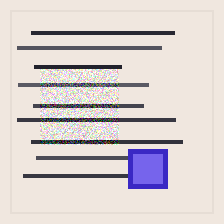
#> input picture data/samples/forged/sample_00.png, 224 x 224 px
$ python -i pipeline.py   (imports and definitions only)
#> lines starting #> are read from the running program, lines starting #| are printed output that depends on the picture; after the words box and inside, x2 and y2 are one past the last pixel; in counts of white or black regions, pixels touching at a corner belong together
"""OpenCV preprocessing pipeline for document images.

Pipeline steps (each individually togglable):
  1. Perspective correction  — homography if document corners are detectable
  2. Denoising               — cv2.fastNlMeansDenoisingColored
  3. CLAHE                   — contrast normalization in LAB L-channel
  4. Resize                  — bicubic to target_size (default 224×224)
  5. Normalize               — ImageNet mean/std → float32 tensor-ready array

Output: HxWx3 float32 in [0,1] after normalize, or uint8 before normalize.
"""

from dataclasses import dataclass

import cv2
import numpy as np

_IMAGENET_MEAN = np.array([0.485, 0.456, 0.406], dtype=np.float32)
_IMAGENET_STD = np.array([0.229, 0.224, 0.225], dtype=np.float32)


@dataclass
class PreprocessorConfig:
    target_size: tuple[int, int] = (224, 224)  # (width, height)
    perspective: bool = True
    denoise: bool = True
    clahe: bool = True
    resize: bool = True
    normalize: bool = True
    # CLAHE parameters
    clahe_clip_limit: float = 2.0
    clahe_tile_grid: tuple[int, int] = (8, 8)
    # Denoising parameters (fastNlMeansDenoisingColored)
    denoise_h: int = 10
    denoise_template_size: int = 7
    denoise_search_size: int = 21


class DocumentPreprocessor:
    """Applies a configurable OpenCV preprocessing pipeline to document images.

    All methods accept and return HxWx3 uint8 RGB arrays, except `normalize`
    which returns HxWx3 float32.
    """

    def __init__(self, config: PreprocessorConfig | None = None) -> None:
        self.config = config or PreprocessorConfig()
        self._clahe = cv2.createCLAHE(
            clipLimit=self.config.clahe_clip_limit,
            tileGridSize=self.config.clahe_tile_grid,
        )

    # ------------------------------------------------------------------
    # Public API
    # ------------------------------------------------------------------

    def process(self, image: np.ndarray) -> np.ndarray:
        """Run the full pipeline on a single image.

        Args:
            image: HxWx3 uint8 RGB array.

        Returns:
            Processed array. float32 HxWx3 if normalize=True, else uint8 HxWx3.
        """
        img = image.copy()

        if self.config.perspective:
            img = self.correct_perspective(img)
        if self.config.denoise:
            img = self.denoise(img)
        if self.config.clahe:
            img = self.apply_clahe(img)
        if self.config.resize:
            img = self.resize(img)
        if self.config.normalize:
            return self.normalize(img)
        return img

    # ------------------------------------------------------------------
    # Individual steps
    # ------------------------------------------------------------------

    def correct_perspective(self, image: np.ndarray) -> np.ndarray:
        """Attempt to detect document borders and apply perspective correction.

        Strategy: Canny + contour detection to find the largest quadrilateral.
        Falls back to returning the original image if no reliable quad is found.
        The minimum area threshold (20% of total image area) avoids correcting
        on noise or partial detections that would distort small documents.
        """
        h, w = image.shape[:2]
#> h = 224; w = 224
        gray = cv2.cvtColor(image, cv2.COLOR_RGB2GRAY)
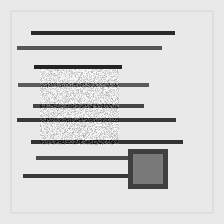
#> gray: shape (224, 224); min 0, max 255, mean 212.2

        # Mild blur to reduce noise before edge detection
        blurred = cv2.GaussianBlur(gray, (5, 5), 0)
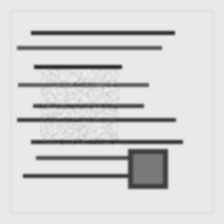
#> blurred: shape (224, 224); min 46, max 242, mean 212.2
        edges = cv2.Canny(blurred, 50, 150)
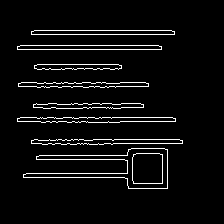
#> edges: shape (224, 224); 5.1% white in thin lines or dots, all inside (x1, y1, x2, y2) = (17, 30, 183, 189)

        contours, _ = cv2.findContours(edges, cv2.RETR_LIST, cv2.CHAIN_APPROX_SIMPLE)
#> contours = 18 contours; largest, box (x1, y1, x2, y2) and area: (23, 148, 168, 189) 2371, (23, 148, 168, 189) 2365, (132, 153, 163, 184) 889, (132, 153, 163, 184) 887, (17, 117, 176, 123) 649
        if not contours:
            return image

        # Sort by area descending, keep top 5 candidates
        contours = sorted(contours, key=cv2.contourArea, reverse=True)[:5]
#> contours = 5 contours; box (x1, y1, x2, y2) and area: (23, 148, 168, 189) 2371, (23, 148, 168, 189) 2365, (132, 153, 163, 184) 889, (132, 153, 163, 184) 887, (17, 117, 176, 123) 649

        quad = None
        for cnt in contours:
            peri = cv2.arcLength(cnt, True)
            approx = cv2.approxPolyDP(cnt, 0.02 * peri, True)
            if len(approx) == 4:
                area = cv2.contourArea(approx)
                if area > 0.20 * h * w:
                    quad = approx
                    break
#> this loop made 5 passes
#> (peri, approx, area) on passes 3 to 4: (117.7, [[133, 154], [133, 183], [162, 183], [162, 154]], 841), (115.3, [[134, 154], [162, 155], [161, 183], [133, 182]], 785)
#> peri on passes 1 to 2: 543, 540.6

        if quad is None:
            return image

        # Order corners: top-left, top-right, bottom-right, bottom-left
        pts = quad.reshape(4, 2).astype(np.float32)
        pts_ordered = _order_points(pts)

        dst = np.array([[0, 0], [w - 1, 0], [w - 1, h - 1], [0, h - 1]], dtype=np.float32)
        M = cv2.getPerspectiveTransform(pts_ordered, dst)
        warped = cv2.warpPerspective(image, M, (w, h), flags=cv2.INTER_CUBIC)
        return warped

    def denoise(self, image: np.ndarray) -> np.ndarray:
        """Reduce sensor/compression noise while preserving edges.

        Uses fastNlMeansDenoisingColored which works in LAB space and is
        well-suited for photographic document images.
        """
        cfg = self.config
        bgr = cv2.cvtColor(image, cv2.COLOR_RGB2BGR)
#> bgr is the input picture: shape (224, 224, 3); mean B, G, R 208.4, 209.7, 217.9
        denoised = cv2.fastNlMeansDenoisingColored(
            bgr,
            None,
            h=cfg.denoise_h,
            hColor=cfg.denoise_h,
            templateWindowSize=cfg.denoise_template_size,
            searchWindowSize=cfg.denoise_search_size,
        )
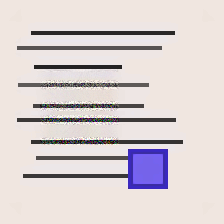
#> denoised: shape (224, 224, 3); mean B, G, R 209.9, 209.2, 217.9
        return cv2.cvtColor(denoised, cv2.COLOR_BGR2RGB)

    def apply_clahe(self, image: np.ndarray) -> np.ndarray:
        """Contrast-Limited Adaptive Histogram Equalization on the L channel.

        Works in LAB color space so hue/saturation are not affected — only
        local luminance contrast is enhanced. Critical for documents captured
        under uneven lighting (flash, shadows, office fluorescent).
        """
        lab = cv2.cvtColor(image, cv2.COLOR_RGB2LAB)
#> lab: shape (224, 224, 3); mean of channels 0, 1, 2 214.9, 131.3, 128.6
        l_ch, a_ch, b_ch = cv2.split(lab)
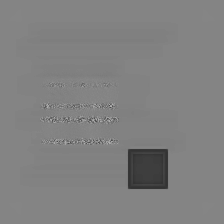
#> b_ch: shape (224, 224); min 51, max 178, mean 128.6
        l_eq = self._clahe.apply(l_ch)
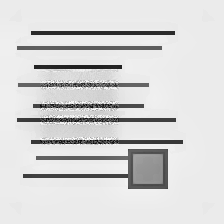
#> l_eq: shape (224, 224); min 1, max 255, mean 214.9
        lab_eq = cv2.merge([l_eq, a_ch, b_ch])
#> lab_eq: shape (224, 224, 3); mean of channels 0, 1, 2 214.9, 131.3, 128.6
        return cv2.cvtColor(lab_eq, cv2.COLOR_LAB2RGB)

    def resize(self, image: np.ndarray) -> np.ndarray:
        """Resize to target_size using bicubic interpolation."""
        w, h = self.config.target_size
        if image.shape[:2] == (h, w):
            return image
        return cv2.resize(image, (w, h), interpolation=cv2.INTER_CUBIC)

    def normalize(self, image: np.ndarray) -> np.ndarray:
        """Normalize to ImageNet mean/std. Input: uint8, Output: float32 HxWx3."""
        img = image.astype(np.float32) / 255.0
        return (img - _IMAGENET_MEAN) / _IMAGENET_STD
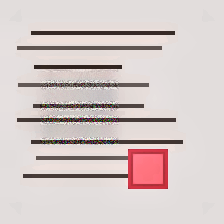
#> returned value: shape (224, 224, 3) float32; mean of channels 0, 1, 2 1.61, 1.64, 1.86; drawn with min black and max white

    # ------------------------------------------------------------------
    # Utility
    # ------------------------------------------------------------------

    @staticmethod
    def denormalize(image: np.ndarray) -> np.ndarray:
        """Reverse ImageNet normalization to uint8 for visualization."""
        img = image * _IMAGENET_STD + _IMAGENET_MEAN
        return np.clip(img * 255, 0, 255).astype(np.uint8)


# ---------------------------------------------------------------------------
# Helpers
# ---------------------------------------------------------------------------


def _order_points(pts: np.ndarray) -> np.ndarray:
    """Return corners in order: top-left, top-right, bottom-right, bottom-left."""
    rect = np.zeros((4, 2), dtype=np.float32)
    s = pts.sum(axis=1)
    rect[0] = pts[np.argmin(s)]  # top-left: smallest sum
    rect[2] = pts[np.argmax(s)]  # bottom-right: largest sum
    diff = np.diff(pts, axis=1)
    rect[1] = pts[np.argmin(diff)]  # top-right: smallest diff
    rect[3] = pts[np.argmax(diff)]  # bottom-left: largest diff
    return rect

>>> import cv2
>>> picture = cv2.cvtColor(cv2.imread('../../data/samples/forged/sample_00.png'), cv2.COLOR_BGR2RGB)
>>> result = DocumentPreprocessor().process(picture)

$ run again, on data/samples/forged/sample_02.png
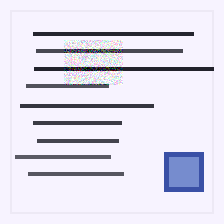
#> input picture data/samples/forged/sample_02.png, 224 x 224 px
#> in correct_perspective, `edges = cv2.Canny(blurred, 50, 150)`:
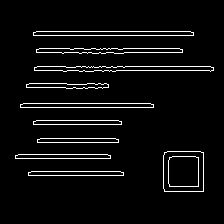
#> edges: shape (224, 224); 4.9% white in thin lines or dots, all inside (x1, y1, x2, y2) = (15, 31, 214, 192)
#> in correct_perspective, `contours, _ = cv2.findContours(edges, cv2.RETR_LIST, cv2.CHAIN_APPROX_..`: contours = 22 contours; largest, box (x1, y1, x2, y2) and area: (163, 151, 204, 192) 1589, (163, 151, 204, 192) 1587, (168, 156, 199, 187) 889, (168, 156, 199, 187) 887, (34, 66, 214, 72) 703
#> in correct_perspective, `contours = sorted(contours, key=cv2.contourArea, reverse=True)[:5]`: contours = 5 contours; box (x1, y1, x2, y2) and area: (163, 151, 204, 192) 1589, (163, 151, 204, 192) 1587, (168, 156, 199, 187) 889, (168, 156, 199, 187) 887, (34, 66, 214, 72) 703
#> the loop in correct_perspective, `for cnt in contours:` made 5 passes
#> (peri, approx, area) on passes 1 to 4: (157.7, [[164, 152], [164, 191], [203, 191], [203, 152]], 1521), (155.3, [[165, 152], [203, 153], [202, 191], [164, 190]], 1445), (117.7, [[169, 157], [169, 186], [198, 186], [198, 157]], 841), (115.3, [[170, 157], [198, 158], [197, 186], [169, 185]], 785)
#> in denoise, bgr is the input picture: shape (224, 224, 3); mean B, G, R 236, 222.5, 225.2
#> lab: shape (224, 224, 3); mean of channels 0, 1, 2 226, 132.1, 122.8
#> lab_eq: shape (224, 224, 3); mean of channels 0, 1, 2 226.3, 132.1, 122.8
#> in normalize, `return (img - _IMAGENET_MEAN) / _IMAGENET_STD`:
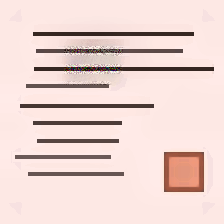
#> returned value: shape (224, 224, 3) float32; mean of channels 0, 1, 2 1.78, 1.86, 2.28; drawn with min black and max white
